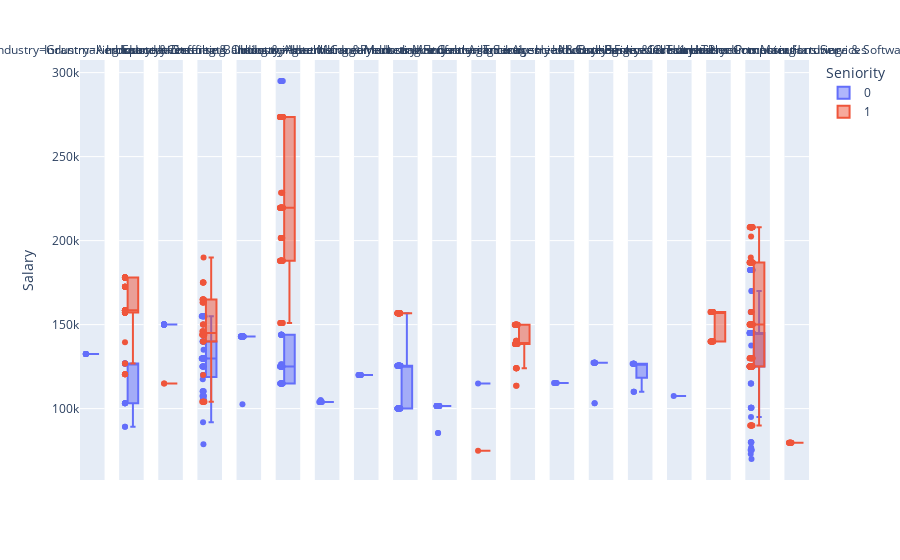

Write notebook code for a chart like this one.
### Code cell
fig.show()

### Figure 1 — Plotly figure (JSON) as saved in the notebook; plotly's stock layout.template omitted (floating-point values rounded to 4 significant figures; data arrays with more than 128 entries replaced by an {"elided": "..."} marker saying what was removed)
{"data": [{"alignmentgroup": "True", "boxpoints": "all", "hovertemplate": "Seniority=0<br>Industry=Grantmaking Foundations<br>Salary=%{y}<extra></extra>", "jitter": 0, "legendgroup": "0", "marker": {"color": "#636efa"}, "name": "0", "notched": false, "offsetgroup": "0", "orientation": "v", "quartilemethod": "linear", "showlegend": true, "type": "box", "x0": " ", "xaxis": "x", "y": [132500, 132500, 132500, 132500, 132500, 132500, 132500, 132500, 132500], "y0": " ", "yaxis": "y"}, {"alignmentgroup": "True", "boxpoints": "all", "hovertemplate": "Seniority=0<br>Industry=Aerospace & Defense<br>Salary=%{y}<extra></extra>", "jitter": 0, "legendgroup": "0", "marker": {"color": "#636efa"}, "name": "0", "notched": false, "offsetgroup": "0", "orientation": "v", "quartilemethod": "inclusive", "showlegend": false, "type": "box", "x0": " ", "xaxis": "x2", "y": [89200, 89200, 103127, 126800, 126800, 126800, 126800, 126800, 126800, 126800, 126800, 103127, 103127, 103127, 103127], "y0": " ", "yaxis": "y2"}, {"alignmentgroup": "True", "boxpoints": "all", "hovertemplate": "Seniority=0<br>Industry=Consulting<br>Salary=%{y}<extra></extra>", "jitter": 0, "legendgroup": "0", "marker": {"color": "#636efa"}, "name": "0", "notched": false, "offsetgroup": "0", "orientation": "v", "quartilemethod": "exclusive", "showlegend": false, "type": "box", "x0": " ", "xaxis": "x3", "y": [150000, 150000, 150000, 150000, 150000, 150000, 150000, 150000, 150000, 150000, 150000, 150000, 150000, 150000, 150000, 150000, 150000, 150000, 150000, 150000, 150000, 150000, 150000], "y0": " ", "yaxis": "y3"}, {"alignmentgroup": "True", "boxpoints": "all", "hovertemplate": "Seniority=0<br>Industry=Staffing & Outsourcing<br>Salary=%{y}<extra></extra>", "legendgroup": "0", "marker": {"color": "#636efa"}, "name": "0", "notched": false, "offsetgroup": "0", "orientation": "v", "showlegend": false, "type": "box", "x0": " ", "xaxis": "x4", "y": [129770, 140000, 110400, 150000, 117500, 125000, 129770, 129770, 129770, 129770, 129770, 129770, 129770, 155000, 155000, 155000, 135000, 129770, 129770, 129770, 129770, 129770, 125000, 107500, 129770, 125000, 107500, 129770, 129770, 125000, 125000, 129770, 125000, 107500, 129770, 107500, 125000, 129770, 125000, 129770, 125000, 155000, 105600, 130000, 110400, 140000, 110290, 130000, 155000, 91850.0, 110290, 107500, 155000, 78720, 155000, 120000, 107500, 105600, 140000, 140000, 105600, 120000, 155000, 155000, 140000, 105600, 155000, 140000, 155000, 105600, 140000, 155000], "y0": " ", "yaxis": "y4"}, {"alignmentgroup": "True", "boxpoints": "all", "hovertemplate": "Seniority=0<br>Industry=Investment Banking & Asset Management<br>Salary=%{y}<extra></extra>", "legendgroup": "0", "marker": {"color": "#636efa"}, "name": "0", "notched": false, "offsetgroup": "0", "orientation": "v", "showlegend": false, "type": "box", "x0": " ", "xaxis": "x5", "y": [142910, 142910, 142910, 142910, 142910, 142910, 142910, 142910, 142910, 142910, 142910, 142910, 142910, 102652, 142910, 142910, 142910, 142910, 142910, 142910, 142910, 142910, 142910, 142910, 142910, 142910, 142910, 142910, 142910, 142910, 142910, 142910, 142910, 142910, 142910, 142910, 142910, 142910, 142910, 142910, 142910, 142910], "y0": " ", "yaxis": "y5"}, {"alignmentgroup": "True", "boxpoints": "all", "hovertemplate": "Seniority=0<br>Industry=Internet<br>Salary=%{y}<extra></extra>", "legendgroup": "0", "marker": {"color": "#636efa"}, "name": "0", "notched": false, "offsetgroup": "0", "orientation": "v", "showlegend": false, "type": "box", "x0": " ", "xaxis": "x6", "y": [125000, 115000, 144000, 115000, 144000, 115000, 144000, 115000, 144000, 115000, 144000, 125000, 115000, 125000, 115000, 125000, 115000, 125000, 115000, 125000, 115000, 125000, 115000, 125000, 115000, 125000, 125000, 144000, 115000, 125000, 125000, 125000, 144000, 125000, 125000, 125000, 125000, 125000, 125000, 115000, 125000, 125000, 115000, 144000, 115000, 144000, 125000, 115000, 126350, 126350, 295000, 295000, 295000, 295000, 295000, 295000, 295000, 295000, 219500, 295000], "y0": " ", "yaxis": "y6"}, {"alignmentgroup": "True", "boxpoints": "all", "hovertemplate": "Seniority=0<br>Industry=Advertising & Marketing<br>Salary=%{y}<extra></extra>", "legendgroup": "0", "marker": {"color": "#636efa"}, "name": "0", "notched": false, "offsetgroup": "0", "orientation": "v", "showlegend": false, "type": "box", "x0": " ", "xaxis": "x7", "y": [105000, 104000, 105000, 104000, 104000, 104000, 104000, 104000, 104000, 104000, 104000, 104000], "y0": " ", "yaxis": "y7"}, {"alignmentgroup": "True", "boxpoints": "all", "hovertemplate": "Seniority=0<br>Industry=Health Care Products Manufacturing<br>Salary=%{y}<extra></extra>", "legendgroup": "0", "marker": {"color": "#636efa"}, "name": "0", "notched": false, "offsetgroup": "0", "orientation": "v", "showlegend": false, "type": "box", "x0": " ", "xaxis": "x8", "y": [120000, 120000, 120000, 120000, 120000, 120000, 120000, 120000, 120000, 120000, 120000, 120000], "y0": " ", "yaxis": "y8"}, {"alignmentgroup": "True", "boxpoints": "all", "hovertemplate": "Seniority=0<br>Industry=Insurance Carriers<br>Salary=%{y}<extra></extra>", "legendgroup": "0", "marker": {"color": "#636efa"}, "name": "0", "notched": false, "offsetgroup": "0", "orientation": "v", "showlegend": false, "type": "box", "x0": " ", "xaxis": "x9", "y": [100000, 125500, 125500, 100000, 100000, 100000, 100000, 100000, 100000, 100000, 100000, 125500, 100000, 125500, 100000, 125500, 100000, 125500, 100000, 125500, 100000, 125500, 100000, 125500, 100000, 125500, 100000, 125500, 100000, 125500, 100000, 125500, 100000, 125500, 100000, 100000, 100000, 100000, 100000, 125500, 125500, 156800, 125500, 125500, 125500, 125500, 125500, 125500, 156800, 125500, 100000, 125500, 100000, 125500, 100000, 125500, 125500, 100000, 125500, 100000, 125500, 100000, 125500, 100000, 125500, 125500, 156800, 125500, 125500, 100000, 125500, 100000, 125500, 100000, 125500, 100000, 125500, 100000, 125500, 100000, 125500], "y0": " ", "yaxis": "y9"}, {"alignmentgroup": "True", "boxpoints": "all", "hovertemplate": "Seniority=0<br>Industry=Federal Agencies<br>Salary=%{y}<extra></extra>", "legendgroup": "0", "marker": {"color": "#636efa"}, "name": "0", "notched": false, "offsetgroup": "0", "orientation": "v", "showlegend": false, "type": "box", "x0": " ", "xaxis": "x10", "y": [101589, 101589, 101589, 101589, 101589, 101589, 101589, 101589, 101589, 101589, 101589, 101589, 101589, 101589, 101589, 101589, 101589, 101589, 101589, 101589, 101589, 101589, 85410, 85410, 101589, 101589, 101589, 101589, 101589, 101589, 101589, 101589, 101589, 101589, 101589, 101589, 101589, 101589, 101589, 101589, 101589, 101589], "y0": " ", "yaxis": "y10"}, {"alignmentgroup": "True", "boxpoints": "all", "hovertemplate": "Seniority=0<br>Industry=IT Services<br>Salary=%{y}<extra></extra>", "legendgroup": "0", "marker": {"color": "#636efa"}, "name": "0", "notched": false, "offsetgroup": "0", "orientation": "v", "showlegend": false, "type": "box", "x0": " ", "xaxis": "x11", "y": [115000], "y0": " ", "yaxis": "y11"}, {"alignmentgroup": "True", "boxpoints": "all", "hovertemplate": "Seniority=0<br>Industry=Accounting<br>Salary=%{y}<extra></extra>", "legendgroup": "0", "marker": {"color": "#636efa"}, "name": "0", "notched": false, "offsetgroup": "0", "orientation": "v", "showlegend": false, "type": "box", "x0": " ", "xaxis": "x13", "y": [115200, 115200, 115200, 115200], "y0": " ", "yaxis": "y13"}, {"alignmentgroup": "True", "boxpoints": "all", "hovertemplate": "Seniority=0<br>Industry=Health Care Services & Hospitals<br>Salary=%{y}<extra></extra>", "legendgroup": "0", "marker": {"color": "#636efa"}, "name": "0", "notched": false, "offsetgroup": "0", "orientation": "v", "showlegend": false, "type": "box", "x0": " ", "xaxis": "x14", "y": [127300, 127300, 127300, 103100.0, 103100.0, 127300, 127300, 127300, 127300, 127300, 127300, 127300], "y0": " ", "yaxis": "y14"}, {"alignmentgroup": "True", "boxpoints": "all", "hovertemplate": "Seniority=0<br>Industry=Banks & Credit Unions<br>Salary=%{y}<extra></extra>", "legendgroup": "0", "marker": {"color": "#636efa"}, "name": "0", "notched": false, "offsetgroup": "0", "orientation": "v", "showlegend": false, "type": "box", "x0": " ", "xaxis": "x15", "y": [110100, 126650, 126650, 126650, 126650, 126650, 126650, 110100, 126650, 126650, 110100, 126650], "y0": " ", "yaxis": "y15"}, {"alignmentgroup": "True", "boxpoints": "all", "hovertemplate": "Seniority=0<br>Industry=Financial Transaction Processing<br>Salary=%{y}<extra></extra>", "legendgroup": "0", "marker": {"color": "#636efa"}, "name": "0", "notched": false, "offsetgroup": "0", "orientation": "v", "showlegend": false, "type": "box", "x0": " ", "xaxis": "x16", "y": [107500], "y0": " ", "yaxis": "y16"}, {"alignmentgroup": "True", "boxpoints": "all", "hovertemplate": "Seniority=0<br>Industry=Consumer Products Manufacturing<br>Salary=%{y}<extra></extra>", "legendgroup": "0", "marker": {"color": "#636efa"}, "name": "0", "notched": false, "offsetgroup": "0", "orientation": "v", "showlegend": false, "type": "box", "x0": " ", "xaxis": "x17", "y": [157500], "y0": " ", "yaxis": "y17"}, {"alignmentgroup": "True", "boxpoints": "all", "hovertemplate": "Seniority=0<br>Industry=Telecommunications Services<br>Salary=%{y}<extra></extra>", "legendgroup": "0", "marker": {"color": "#636efa"}, "name": "0", "notched": false, "offsetgroup": "0", "orientation": "v", "showlegend": false, "type": "box", "x0": " ", "xaxis": "x18", "y": [170000, 170000, 95000, 125000, 125000, 70000, 100442, 145000, 125000, 75319, 115000, 157500, 80000, 157500, 80000, 157500, 80000, 157500, 80000, 145000, 125000, 145000, 125000, 145000, 125000, 145000, 125000, 145000, 125000, 145000, 125000, 115000, 145000, 125000, 145000, 115000, 145000, 145000, 145000, 125000, 145000, 145000, 145000, 145000, 145000, 145000, 125000, 125000, 145000, 125000, 125000, 145000, 125000, 145000, 100442, 125000, 145000, 125000, 125000, 100442, 145000, 125000, 125000, 100442, 145000, 125000, 125000, 100442, 145000, 76881, 182500, 125000, 72960, 145000, 125000, 137500, 125000, 182500, 182500, 182500, 182500, 182500, 182500, 145000, 125000, 182500, 145000, 125000, 182500, 145000, 125000, 182500, 145000, 125000, 182500, 145000, 125000, 182500, 145000, 125000, 182500, 145000, 125000, 182500, 145000, 125000, 182500, 145000, 125000, 182500, 145000, 125000, 182500, 75319, 145000, 125000, 182500, 145000, 125000, 182500, 75319, 145000, 125000, 182500, 75319], "y0": " ", "yaxis": "y18"}, {"alignmentgroup": "True", "boxpoints": "all", "hovertemplate": "Seniority=1<br>Industry=Aerospace & Defense<br>Salary=%{y}<extra></extra>", "jitter": 0, "legendgroup": "1", "marker": {"color": "#EF553B"}, "name": "1", "notched": false, "offsetgroup": "1", "orientation": "v", "quartilemethod": "inclusive", "showlegend": true, "type": "box", "x0": " ", "xaxis": "x2", "y": [120500, 158611, 158611, 158611, 158611, 139500, 172600, 158611, 172600, 158611, 172600, 158611, 120500, 120500, 172600, 158611, 172600, 158611, 172600, 158611, 172600, 158611, 120500, 178000, 178000, 157200, 178000, 157200, 120500, 178000, 157200, 157200, 157200, 126800, 157200, 178000, 126800, 157200, 178000, 157200, 178000, 157200, 178000, 157200, 178000, 157200, 178000, 157200, 178000, 157200, 178000, 157200, 178000, 157200, 178000, 157200, 178000, 157200, 178000, 157200, 178000, 157200, 178000, 157200, 178000, 157200, 178000, 157200, 178000, 157200, 178000, 157200, 178000, 157200, 157200], "y0": " ", "yaxis": "y2"}, {"alignmentgroup": "True", "boxpoints": "all", "hovertemplate": "Seniority=1<br>Industry=Consulting<br>Salary=%{y}<extra></extra>", "jitter": 0, "legendgroup": "1", "marker": {"color": "#EF553B"}, "name": "1", "notched": false, "offsetgroup": "1", "orientation": "v", "quartilemethod": "exclusive", "showlegend": false, "type": "box", "x0": " ", "xaxis": "x3", "y": [115000, 115000], "y0": " ", "yaxis": "y3"}, {"alignmentgroup": "True", "boxpoints": "all", "hovertemplate": "Seniority=1<br>Industry=Staffing & Outsourcing<br>Salary=%{y}<extra></extra>", "legendgroup": "1", "marker": {"color": "#EF553B"}, "name": "1", "notched": false, "offsetgroup": "1", "orientation": "v", "showlegend": false, "type": "box", "x0": " ", "xaxis": "x4", "y": [144000, 165000, 175000, 190000, 140000, 163200, 120000, 144000, 144000, 144000, 144000, 144000, 144000, 144000, 144000, 104100.0, 165000, 140000, 144000, 165000, 175000, 163200, 146000, 175000, 163200, 146000, 165000, 104100.0, 150000, 146000, 175000, 140000, 104100.0, 165000, 175000, 150000, 163200, 104100.0, 150000, 165000, 104100.0, 104100.0, 104100.0, 104100.0, 165000, 140000], "y0": " ", "yaxis": "y4"}, {"alignmentgroup": "True", "boxpoints": "all", "hovertemplate": "Seniority=1<br>Industry=Internet<br>Salary=%{y}<extra></extra>", "legendgroup": "1", "marker": {"color": "#EF553B"}, "name": "1", "notched": false, "offsetgroup": "1", "orientation": "v", "showlegend": false, "type": "box", "x0": " ", "xaxis": "x6", "y": [188000, 201500, 201500, 273500, 188000, 273500, 188000, 273500, 188000, 273500, 188000, 273500, 188000, 273500, 188000, 273500, 188000, 273500, 188000, 188000, 273500, 201500, 188000, 188000, 188000, 188000, 188000, 188000, 188000, 188000, 188000, 188000, 188000, 228500, 188000, 228500, 188000, 228500, 188000, 188000, 151000, 219500, 219500, 273500, 219500, 273500, 219500, 273500, 219500, 273500, 219500, 273500, 219500, 273500, 219500, 273500, 219500, 201500, 151000, 273500, 219500, 151000, 201500, 273500, 219500, 151000, 273500, 219500, 151000, 201500, 273500, 219500, 151000, 201500, 273500, 219500, 151000, 201500, 273500, 219500, 151000, 219500, 273500, 219500, 151000, 273500, 219500, 273500, 219500, 273500, 219500, 273500, 219500, 273500, 273500, 219500, 219500, 273500, 219500, 151000, 273500, 219500, 273500, 219500, 273500, 219500], "y0": " ", "yaxis": "y6"}, {"alignmentgroup": "True", "boxpoints": "all", "hovertemplate": "Seniority=1<br>Industry=Insurance Carriers<br>Salary=%{y}<extra></extra>", "legendgroup": "1", "marker": {"color": "#EF553B"}, "name": "1", "notched": false, "offsetgroup": "1", "orientation": "v", "showlegend": false, "type": "box", "x0": " ", "xaxis": "x9", "y": [156800, 156800, 156800, 156800, 156800, 156800, 156800, 156800, 156800, 156800, 156800, 156800, 156800, 156800, 156800, 156800, 156800, 156800, 156800, 156800, 156800, 156800, 156800, 156800, 156800, 156800, 156800, 156800, 156800, 156800, 156800, 156800, 156800, 156800, 156800, 156800, 156800, 156800, 156800, 156800], "y0": " ", "yaxis": "y9"}, {"alignmentgroup": "True", "boxpoints": "all", "hovertemplate": "Seniority=1<br>Industry=IT Services<br>Salary=%{y}<extra></extra>", "legendgroup": "1", "marker": {"color": "#EF553B"}, "name": "1", "notched": false, "offsetgroup": "1", "orientation": "v", "showlegend": false, "type": "box", "x0": " ", "xaxis": "x11", "y": [74880], "y0": " ", "yaxis": "y11"}, {"alignmentgroup": "True", "boxpoints": "all", "hovertemplate": "Seniority=1<br>Industry=Insurance Agencies & Brokerages<br>Salary=%{y}<extra></extra>", "legendgroup": "1", "marker": {"color": "#EF553B"}, "name": "1", "notched": false, "offsetgroup": "1", "orientation": "v", "showlegend": false, "type": "box", "x0": " ", "xaxis": "x12", "y": [140350, 140350, 138500, 113600, 140350, 138500, 113600, 138500, 138500, 138500, 138500, 138500, 138500, 138500, 138500, 138500, 138500, 138500, 149850, 124000, 124000, 149850, 149850, 138500, 149850, 149850, 149850, 138500, 124000, 149850, 138500, 124000, 149850, 149850, 149850, 138500, 149850, 138500, 149850, 138500, 124000, 149850, 138500, 124000, 149850, 138500, 124000, 149850, 149850, 149850, 138500, 149850, 149850, 149850], "y0": " ", "yaxis": "y12"}, {"alignmentgroup": "True", "boxpoints": "all", "hovertemplate": "Seniority=1<br>Industry=Consumer Products Manufacturing<br>Salary=%{y}<extra></extra>", "legendgroup": "1", "marker": {"color": "#EF553B"}, "name": "1", "notched": false, "offsetgroup": "1", "orientation": "v", "showlegend": false, "type": "box", "x0": " ", "xaxis": "x17", "y": [140000, 140000, 140000, 157500, 157500, 140000, 157500, 157500, 140000, 157500, 140000, 157500, 140000, 157500, 140000, 157500, 140000, 157500, 140000, 157500, 140000, 157500, 140000, 157500, 140000, 157500, 140000, 157500, 140000, 157500, 140000, 157500, 140000, 157500, 140000, 157500, 140000, 157500, 157500], "y0": " ", "yaxis": "y17"}, {"alignmentgroup": "True", "boxpoints": "all", "hovertemplate": "Seniority=1<br>Industry=Telecommunications Services<br>Salary=%{y}<extra></extra>", "legendgroup": "1", "marker": {"color": "#EF553B"}, "name": "1", "notched": false, "offsetgroup": "1", "orientation": "v", "showlegend": false, "type": "box", "x0": " ", "xaxis": "x18", "y": {"elided": "145 int values"}, "y0": " ", "yaxis": "y18"}, {"alignmentgroup": "True", "boxpoints": "all", "hovertemplate": "Seniority=1<br>Industry=Computer Hardware & Software<br>Salary=%{y}<extra></extra>", "legendgroup": "1", "marker": {"color": "#EF553B"}, "name": "1", "notched": false, "offsetgroup": "1", "orientation": "v", "showlegend": false, "type": "box", "x0": " ", "xaxis": "x19", "y": [79680, 79680, 79680, 79680, 79680, 79680, 79680, 79680, 79680, 79680, 79680, 79680], "y0": " ", "yaxis": "y19"}], "layout": {"annotations": [{"font": {}, "showarrow": false, "text": "Industry=Grantmaking Foundations", "x": 0.01684, "xanchor": "center", "xref": "paper", "y": 1, "yanchor": "bottom", "yref": "paper"}, {"font": {}, "showarrow": false, "text": "Industry=Aerospace & Defense", "x": 0.07053, "xanchor": "center", "xref": "paper", "y": 1, "yanchor": "bottom", "yref": "paper"}, {"font": {}, "showarrow": false, "text": "Industry=Consulting", "x": 0.1242, "xanchor": "center", "xref": "paper", "y": 1, "yanchor": "bottom", "yref": "paper"}, {"font": {}, "showarrow": false, "text": "Industry=Staffing & Outsourcing", "x": 0.1779, "xanchor": "center", "xref": "paper", "y": 1, "yanchor": "bottom", "yref": "paper"}, {"font": {}, "showarrow": false, "text": "Industry=Investment Banking & Asset Management", "x": 0.2316, "xanchor": "center", "xref": "paper", "y": 1, "yanchor": "bottom", "yref": "paper"}, {"font": {}, "showarrow": false, "text": "Industry=Internet", "x": 0.2853, "xanchor": "center", "xref": "paper", "y": 1, "yanchor": "bottom", "yref": "paper"}, {"font": {}, "showarrow": false, "text": "Industry=Advertising & Marketing", "x": 0.3389, "xanchor": "center", "xref": "paper", "y": 1, "yanchor": "bottom", "yref": "paper"}, {"font": {}, "showarrow": false, "text": "Industry=Health Care Products Manufacturing", "x": 0.3926, "xanchor": "center", "xref": "paper", "y": 1, "yanchor": "bottom", "yref": "paper"}, {"font": {}, "showarrow": false, "text": "Industry=Insurance Carriers", "x": 0.4463, "xanchor": "center", "xref": "paper", "y": 1, "yanchor": "bottom", "yref": "paper"}, {"font": {}, "showarrow": false, "text": "Industry=Federal Agencies", "x": 0.5, "xanchor": "center", "xref": "paper", "y": 1, "yanchor": "bottom", "yref": "paper"}, {"font": {}, "showarrow": false, "text": "Industry=IT Services", "x": 0.5537, "xanchor": "center", "xref": "paper", "y": 1, "yanchor": "bottom", "yref": "paper"}, {"font": {}, "showarrow": false, "text": "Industry=Insurance Agencies & Brokerages", "x": 0.6074, "xanchor": "center", "xref": "paper", "y": 1, "yanchor": "bottom", "yref": "paper"}, {"font": {}, "showarrow": false, "text": "Industry=Accounting", "x": 0.6611, "xanchor": "center", "xref": "paper", "y": 1, "yanchor": "bottom", "yref": "paper"}, {"font": {}, "showarrow": false, "text": "Industry=Health Care Services & Hospitals", "x": 0.7147, "xanchor": "center", "xref": "paper", "y": 1, "yanchor": "bottom", "yref": "paper"}, {"font": {}, "showarrow": false, "text": "Industry=Banks & Credit Unions", "x": 0.7684, "xanchor": "center", "xref": "paper", "y": 1, "yanchor": "bottom", "yref": "paper"}, {"font": {}, "showarrow": false, "text": "Industry=Financial Transaction Processing", "x": 0.8221, "xanchor": "center", "xref": "paper", "y": 1, "yanchor": "bottom", "yref": "paper"}, {"font": {}, "showarrow": false, "text": "Industry=Consumer Products Manufacturing", "x": 0.8758, "xanchor": "center", "xref": "paper", "y": 1, "yanchor": "bottom", "yref": "paper"}, {"font": {}, "showarrow": false, "text": "Industry=Telecommunications Services", "x": 0.9295, "xanchor": "center", "xref": "paper", "y": 1, "yanchor": "bottom", "yref": "paper"}, {"font": {}, "showarrow": false, "text": "Industry=Computer Hardware & Software", "x": 0.9832, "xanchor": "center", "xref": "paper", "y": 1, "yanchor": "bottom", "yref": "paper"}], "boxmode": "overlay", "legend": {"title": {"text": "Seniority"}, "tracegroupgap": 0}, "margin": {"t": 60}, "xaxis": {"anchor": "y", "domain": [0, 0.03368]}, "xaxis10": {"anchor": "y10", "domain": [0.4832, 0.5168], "matches": "x"}, "xaxis11": {"anchor": "y11", "domain": [0.5368, 0.5705], "matches": "x"}, "xaxis12": {"anchor": "y12", "domain": [0.5905, 0.6242], "matches": "x"}, "xaxis13": {"anchor": "y13", "domain": [0.6442, 0.6779], "matches": "x"}, "xaxis14": {"anchor": "y14", "domain": [0.6979, 0.7316], "matches": "x"}, "xaxis15": {"anchor": "y15", "domain": [0.7516, 0.7853], "matches": "x"}, "xaxis16": {"anchor": "y16", "domain": [0.8053, 0.8389], "matches": "x"}, "xaxis17": {"anchor": "y17", "domain": [0.8589, 0.8926], "matches": "x"}, "xaxis18": {"anchor": "y18", "domain": [0.9126, 0.9463], "matches": "x"}, "xaxis19": {"anchor": "y19", "domain": [0.9663, 1.0], "matches": "x"}, "xaxis2": {"anchor": "y2", "domain": [0.05368, 0.08737], "matches": "x"}, "xaxis3": {"anchor": "y3", "domain": [0.1074, 0.1411], "matches": "x"}, "xaxis4": {"anchor": "y4", "domain": [0.1611, 0.1947], "matches": "x"}, "xaxis5": {"anchor": "y5", "domain": [0.2147, 0.2484], "matches": "x"}, "xaxis6": {"anchor": "y6", "domain": [0.2684, 0.3021], "matches": "x"}, "xaxis7": {"anchor": "y7", "domain": [0.3221, 0.3558], "matches": "x"}, "xaxis8": {"anchor": "y8", "domain": [0.3758, 0.4095], "matches": "x"}, "xaxis9": {"anchor": "y9", "domain": [0.4295, 0.4632], "matches": "x"}, "yaxis": {"anchor": "x", "domain": [0, 1], "title": {"text": "Salary"}}, "yaxis10": {"anchor": "x10", "domain": [0, 1], "matches": "y", "showticklabels": false}, "yaxis11": {"anchor": "x11", "domain": [0, 1], "matches": "y", "showticklabels": false}, "yaxis12": {"anchor": "x12", "domain": [0, 1], "matches": "y", "showticklabels": false}, "yaxis13": {"anchor": "x13", "domain": [0, 1], "matches": "y", "showticklabels": false}, "yaxis14": {"anchor": "x14", "domain": [0, 1], "matches": "y", "showticklabels": false}, "yaxis15": {"anchor": "x15", "domain": [0, 1], "matches": "y", "showticklabels": false}, "yaxis16": {"anchor": "x16", "domain": [0, 1], "matches": "y", "showticklabels": false}, "yaxis17": {"anchor": "x17", "domain": [0, 1], "matches": "y", "showticklabels": false}, "yaxis18": {"anchor": "x18", "domain": [0, 1], "matches": "y", "showticklabels": false}, "yaxis19": {"anchor": "x19", "domain": [0, 1], "matches": "y", "showticklabels": false}, "yaxis2": {"anchor": "x2", "domain": [0, 1], "matches": "y", "showticklabels": false}, "yaxis3": {"anchor": "x3", "domain": [0, 1], "matches": "y", "showticklabels": false}, "yaxis4": {"anchor": "x4", "domain": [0, 1], "matches": "y", "showticklabels": false}, "yaxis5": {"anchor": "x5", "domain": [0, 1], "matches": "y", "showticklabels": false}, "yaxis6": {"anchor": "x6", "domain": [0, 1], "matches": "y", "showticklabels": false}, "yaxis7": {"anchor": "x7", "domain": [0, 1], "matches": "y", "showticklabels": false}, "yaxis8": {"anchor": "x8", "domain": [0, 1], "matches": "y", "showticklabels": false}, "yaxis9": {"anchor": "x9", "domain": [0, 1], "matches": "y", "showticklabels": false}}}
